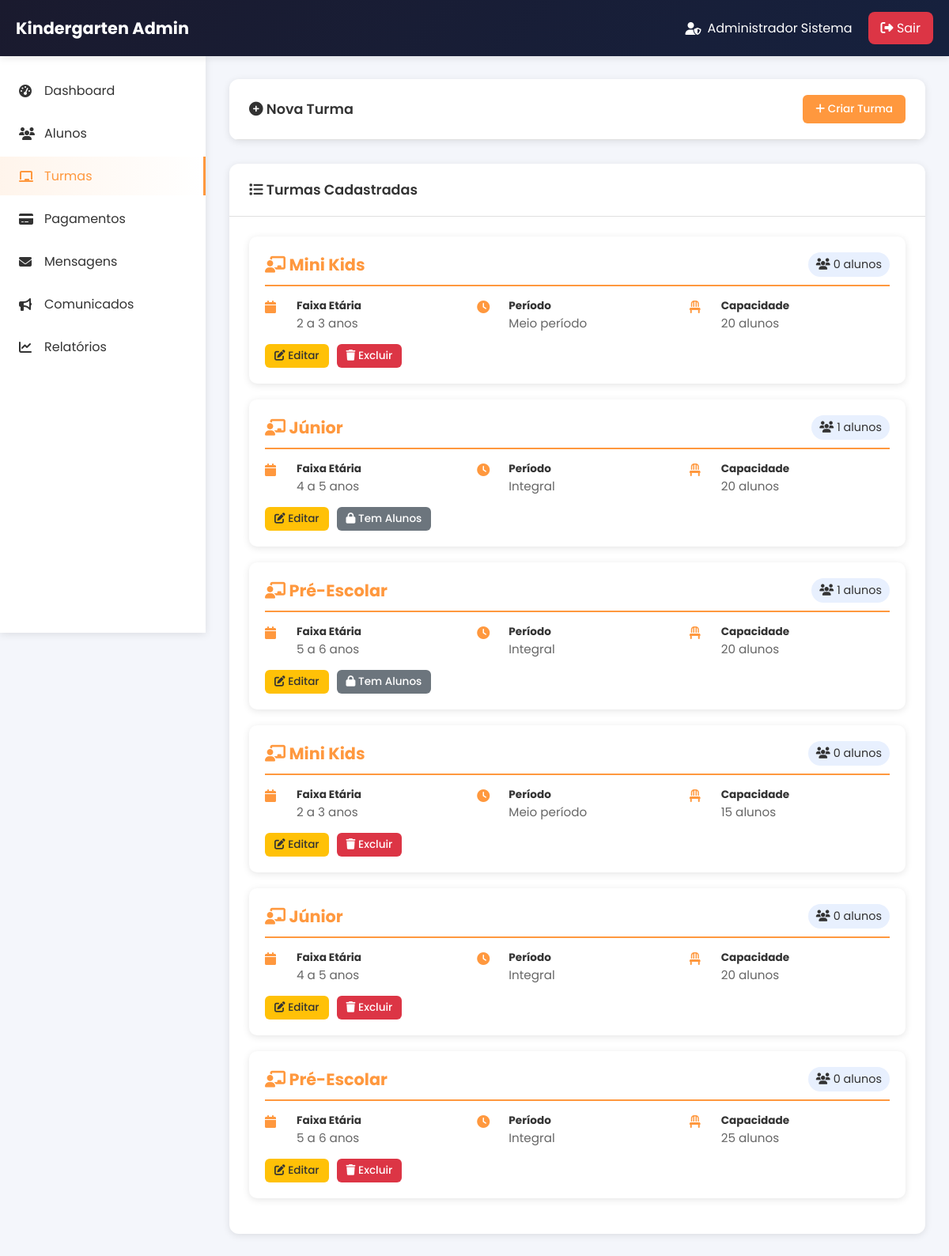
Page /admin/turmas.php (signed in) on the committed database.
### tables this page shows
CREATE TABLE `turmas` (
  `id` int(11) NOT NULL,
  `nome` varchar(100) NOT NULL,
  `faixa_etaria` varchar(50) DEFAULT NULL,
  `periodo` varchar(50) DEFAULT NULL,
  `created_at` timestamp NOT NULL DEFAULT current_timestamp(),
  `capacidade` int(11) DEFAULT 20
);

### admin/turmas.php (the view, shortened to what this page needs)
<?php
$db = getDB();
$stmt = $db->query("
    SELECT t.*,
           (SELECT COUNT(*) FROM alunos WHERE turma_id = t.id) as total_alunos
    FROM turmas t
    ORDER BY t.id
");
$turmas = $stmt->fetchAll();
?>
<!DOCTYPE html>
<html lang="pt">
<head>
    <link rel="stylesheet" href="https://cdnjs.cloudflare.com/ajax/libs/font-awesome/6.5.0/css/all.min.css">
    <link rel="stylesheet" href="assets/css/admin.css">
</head>
<body>
    <div class="admin-header">
        <div class="header-content">
            <div class="logo">
                <span>Kindergarten Admin</span>
            </div>
            <div class="user-info">
                <div class="user-name">
                    <i class="fas fa-user-shield"></i>
                    <span><?= htmlspecialchars($_SESSION[SESSION_ADMIN_NOME]) ?></span>
                </div>
                <a href="logout.php" class="btn-sair">
                    <i class="fas fa-sign-out-alt"></i> Sair
                </a>
            </div>
        </div>
    </div>
    <div class="admin-sidebar" id="sidebar">
        <ul class="sidebar-menu">
            <li><a href="dashboard.php"><i class="fas fa-tachometer-alt"></i> Dashboard</a></li>
            <li><a href="alunos.php"><i class="fas fa-users"></i> Alunos</a></li>
            <li class="active"><a href="turmas.php"><i class="fas fa-chalkboard"></i> Turmas</a></li>
            <li><a href="pagamentos.php"><i class="fas fa-credit-card"></i> Pagamentos</a></li>
            <li><a href="mensagens.php"><i class="fas fa-envelope"></i> Mensagens</a></li>
            <li><a href="comunicados.php"><i class="fas fa-bullhorn"></i> Comunicados</a></li>
            <li><a href="relatorios.php"><i class="fas fa-chart-line"></i> Relatórios</a></li>
        </ul>
    </div>
    <div class="admin-main">
        <div class="card">
            <div class="card-header">
                <h3><i class="fas fa-plus-circle"></i> Nova Turma</h3>
                <button class="btn btn-primary" onclick="abrirModalNova()">
                    <i class="fas fa-plus"></i> Criar Turma
                </button>
            </div>
        </div>
        <div class="card">
            <div class="card-header">
                <h3><i class="fas fa-list"></i> Turmas Cadastradas</h3>
            </div>
            <div class="card-body">
                <?php if (count($turmas) > 0): ?>
                    <?php foreach($turmas as $turma): ?>
                    <div class="turma-card">
                        <div class="turma-header">
                            <span class="turma-nome">
                                <i class="fas fa-chalkboard-user"></i> <?= htmlspecialchars($turma['nome']) ?>
                            </span>
                            <span class="alunos-count">
                                <i class="fas fa-users"></i> <?= (int)($turma['total_alunos'] ?? 0) ?> alunos
                            </span>
                        </div>
                        <div class="turma-info">
                            <div class="info-item">
                                <i class="fas fa-calendar"></i>
                                <div>
                                    <strong>Faixa Etária</strong>
                                    <div class="info-text"><?= htmlspecialchars($turma['faixa_etaria'] ?? 'Não definida') ?></div>
                                </div>
                            </div>
                            <div class="info-item">
                                <i class="fas fa-clock"></i>
                                <div>
                                    <strong>Período</strong>
                                    <div class="info-text"><?= htmlspecialchars($turma['periodo'] ?? 'Não definido') ?></div>
                                </div>
                            </div>
                            <div class="info-item">
                                <i class="fas fa-chair"></i>
                                <div>
                                    <strong>Capacidade</strong>
                                    <div class="info-text"><?= (int)($turma['capacidade'] ?? 0) ?> alunos</div>
                                </div>
                            </div>
                        </div>
                        <div class="btn-group">
                            <button class="btn btn-warning btn-sm" onclick="editarTurma(<?= htmlspecialchars(json_encode($turma)) ?>)">
                                <i class="fas fa-edit"></i> Editar
                            </button>
                            <?php if(($turma['total_alunos'] ?? 0) == 0): ?>
                            <button class="btn btn-danger btn-sm" onclick="excluirTurma(<?= $turma['id'] ?>, '<?= htmlspecialchars($turma['nome']) ?>')">
                                <i class="fas fa-trash"></i> Excluir
                            </button>
                            <?php else: ?>
                            <button class="btn btn-secondary btn-sm" disabled title="Não é possível excluir turmas com alunos matriculados">
                                <i class="fas fa-lock"></i> Tem Alunos
                            </button>
                            <?php endif; ?>
                        </div>
                    </div>
                    <?php endforeach; ?>
                <?php endif; ?>
            </div>
        </div>
    </div>
</body>
</html>

### admin/assets/css/admin.css (style rules this page uses)
* { margin: 0; padding: 0; box-sizing: border-box; }
:root { --primary: #ff983e; --primary-dark: #e8821a; --secondary: #ff4d4d; --dark: #1a1a2e; --dark-light: #16213e; --success: #28a745; --info: #17a2b8; --warning: #ffc107; --danger: #dc3545; --text: #333; --text-light: #666; --bg: #f4f6fb; --white: #fff; --border: #e0e0e0; --shadow: 0 2px 10px rgba(0,0,0,0.1); --radius: 12px; --transition: 0.3s ease; }
body { font-family: 'Poppins', sans-serif; background: var(--bg); color: var(--text); }
.admin-header { background: linear-gradient(135deg, var(--dark), var(--dark-light)); color: white; padding: 0 20px; position: fixed; top: 0; left: 0; right: 0; z-index: 1000; box-shadow: var(--shadow); }
.header-content { max-width: 1400px; margin: 0 auto; display: flex; justify-content: space-between; align-items: center; padding: 15px 0; }
.logo { display: flex; align-items: center; gap: 10px; font-size: 1.3rem; font-weight: bold; }
.user-info { display: flex; align-items: center; gap: 20px; }
.user-name { display: flex; align-items: center; gap: 8px; }
.btn-sair { background: var(--danger); color: white; padding: 8px 16px; border-radius: 8px; text-decoration: none; transition: var(--transition); }
.admin-sidebar { position: fixed; top: 70px; left: 0; width: 260px; height: calc(100vh - 70px); background: var(--white); box-shadow: var(--shadow); overflow-y: auto; transition: var(--transition); }
.sidebar-menu { list-style: none; padding: 20px 0; }
.sidebar-menu li { margin-bottom: 5px; }
.sidebar-menu li a { display: flex; align-items: center; gap: 12px; padding: 12px 24px; color: var(--text); text-decoration: none; transition: var(--transition); }
.sidebar-menu li.active a { background: linear-gradient(90deg, rgba(255,152,62,0.1), transparent); color: var(--primary); border-right: 3px solid var(--primary); }
.sidebar-menu li a i { width: 20px; }
.admin-main { margin-left: 260px; margin-top: 70px; padding: 30px; min-height: calc(100vh - 70px); }
.card { background: var(--white); border-radius: var(--radius); box-shadow: var(--shadow); margin-bottom: 30px; overflow: hidden; }
.card-header { padding: 20px 25px; border-bottom: 1px solid var(--border); display: flex; justify-content: space-between; align-items: center; }
.card-header h3 { font-size: 1.1rem; font-weight: 600; }
.card-body { padding: 25px; }
.btn { padding: 8px 16px; border: none; border-radius: 6px; cursor: pointer; font-size: 0.85rem; font-weight: 500; transition: var(--transition); font-family: 'Poppins', sans-serif; }
.btn-primary { background: var(--primary); color: white; }
.btn-warning { background: var(--warning); color: var(--text); }
.btn-danger { background: var(--danger); color: white; }
.btn-sm { padding: 5px 10px; font-size: 0.75rem; }

### admin/turmas.php (style rules this page uses)
.turma-card { background: white; border-radius: 10px; padding: 20px; margin-bottom: 20px; box-shadow: 0 2px 10px rgba(0,0,0,0.1); transition: transform 0.3s; }
.turma-header { display: flex; justify-content: space-between; align-items: center; margin-bottom: 15px; border-bottom: 2px solid #ff983e; padding-bottom: 10px; }
.turma-nome { font-size: 1.3rem; font-weight: bold; color: #ff983e; }
.turma-info { display: grid; grid-template-columns: repeat(auto-fit, minmax(200px, 1fr)); gap: 15px; margin: 15px 0; }
.info-item { display: flex; align-items: flex-start; gap: 10px; }
.info-item i { width: 30px; color: #ff983e; margin-top: 3px; }
.info-item strong { color: #333; display: block; font-size: 0.85rem; }
.info-item div { flex: 1; }
.info-item .info-text { font-size: 0.95rem; color: #666; }
.alunos-count { background: #e8f0fe; padding: 5px 10px; border-radius: 20px; font-size: 0.9rem; }
.btn-group { display: flex; gap: 10px; margin-top: 15px; }
.btn-sm { padding: 5px 12px; font-size: 0.85rem; }
.btn-secondary { background: #6c757d; color: white; }

### rows in the picture
turmas: nome "Mini Kids", total_alunos "0", faixa_etaria "2 a 3 anos", periodo "Meio período", capacidade "20"
turmas: nome "Júnior", total_alunos "1", faixa_etaria "4 a 5 anos", periodo "Integral", capacidade "20", shows "Tem Alunos"
turmas: nome "Pré-Escolar", total_alunos "1", faixa_etaria "5 a 6 anos", periodo "Integral", capacidade "20", shows "Tem Alunos"
turmas: nome "Mini Kids", total_alunos "0", faixa_etaria "2 a 3 anos", periodo "Meio período", capacidade "15"
turmas: nome "Júnior", total_alunos "0", faixa_etaria "4 a 5 anos", periodo "Integral", capacidade "20"
turmas: nome "Pré-Escolar", total_alunos "0", faixa_etaria "5 a 6 anos", periodo "Integral", capacidade "25"

### other values in the picture
$_SESSION[SESSION_ADMIN_NOME] "Administrador Sistema"
